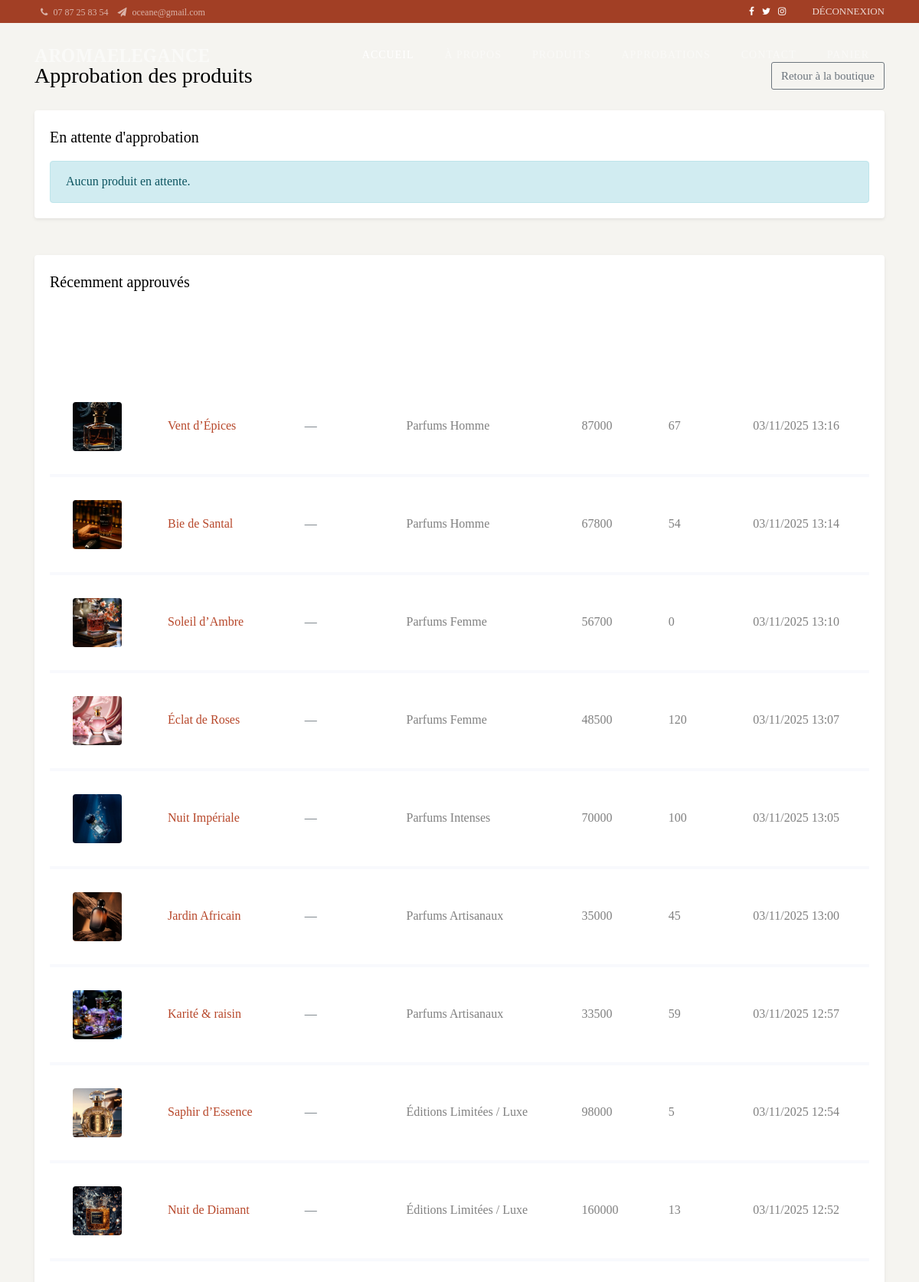
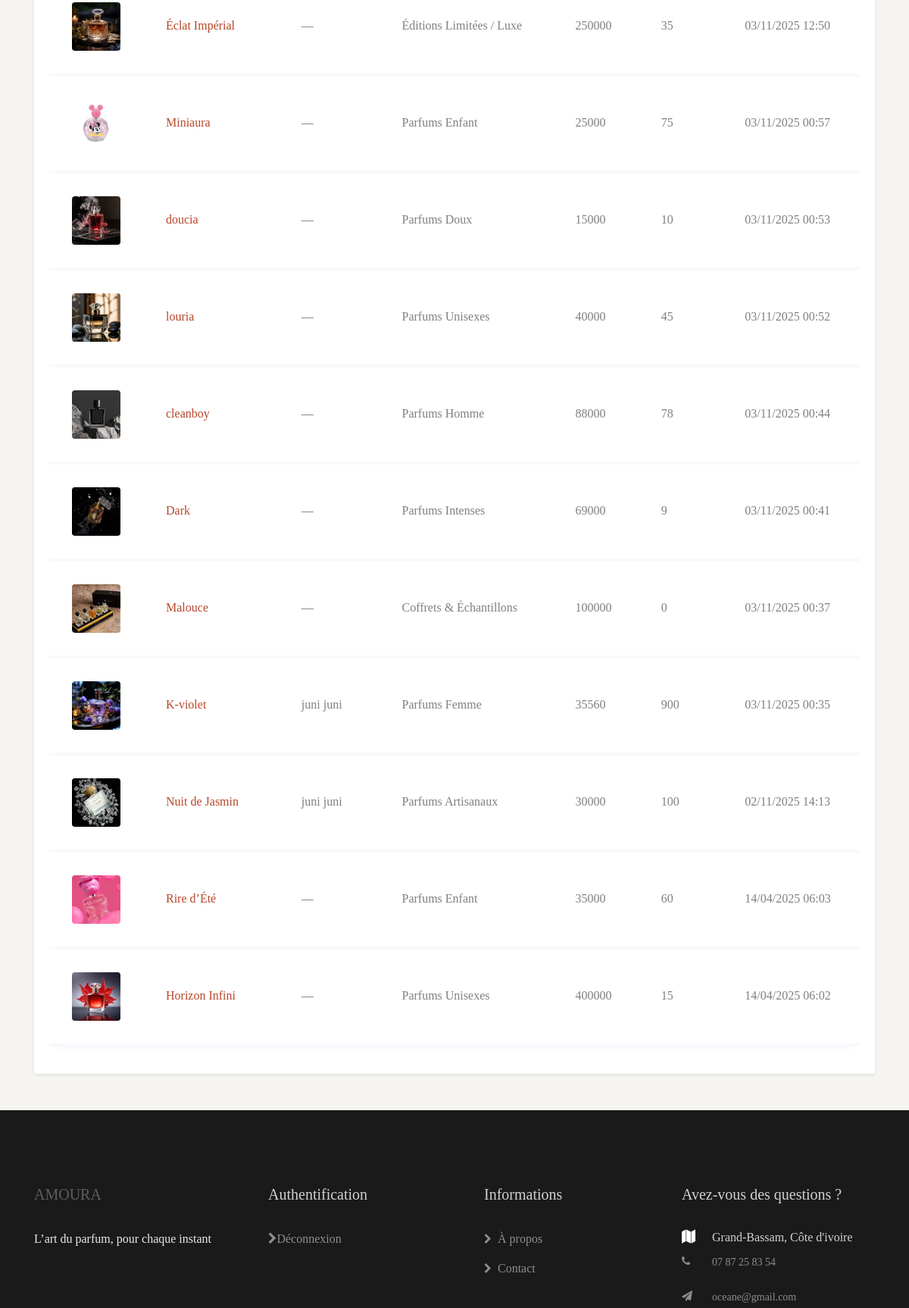
Screenshot of /produits/admin/approbations/ (signed in, upper part) with the database file from the repository (2 pictures, top to bottom).
### base/models.py (models this page shows, shortened)
class InformationsSite(models.Model):
    nom_site = models.CharField(max_length=100, default="Liquor Store")
    slogan = models.CharField(max_length=255, blank=True, null=True)
    description = models.TextField(blank=True, null=True)
    facebook_link = models.URLField(blank=True, null=True)
    twitter_link = models.URLField(blank=True, null=True)
    instagram_link = models.URLField(blank=True, null=True)
    dribbble_link = models.URLField(blank=True, null=True)
    adresse = models.CharField(max_length=255, blank=True, null=True)
    telephone = models.CharField(max_length=50, blank=True, null=True)
    email = models.EmailField(blank=True, null=True)
    updated_at = models.DateTimeField(auto_now=True)
    class Meta:
        verbose_name = "Information du Site"
        verbose_name_plural = "Informations du Site"

### produit/models.py (models this page shows, shortened)
class Produit(models.Model):
    nom = models.CharField(max_length=255)
    slug = models.SlugField(unique=True)
    image_liste = models.ImageField(upload_to="produits/liste/")
    image_banniere = models.ImageField(upload_to="produits/banniere/")
    vendeur = models.ForeignKey(settings.AUTH_USER_MODEL, on_delete=models.CASCADE, related_name="produits", null=True,
                                blank=True)
    approuve = models.BooleanField(default=False)
    rejete = models.BooleanField(default=False)
    prix = models.DecimalField(max_digits=10, decimal_places=2)
    prix_promo = models.DecimalField(max_digits=10, decimal_places=2, null=True, blank=True)
    presentation = models.TextField(help_text="Court texte en haut de page")
    description = models.TextField()
    fabricant = models.TextField()
    categorie = models.ForeignKey(CategorieProduit, on_delete=models.SET_NULL, null=True)
    stock = models.PositiveIntegerField(default=0)
    date_ajout = models.DateTimeField(auto_now_add=True)

class CategorieProduit(models.Model):
    nom = models.CharField(max_length=100)

### authentification/models.py (models this page shows, shortened)
class CustomUser(AbstractBaseUser, PermissionsMixin):
    email = models.EmailField(unique=True)
    prenom = models.CharField(max_length=100)
    nom = models.CharField(max_length=100)
    role = models.CharField(max_length=50, choices=ROLE_CHOICES, default='vendeur')
    is_active = models.BooleanField(default=False)
    is_admin = models.BooleanField(default=False)
    date_joined = models.DateTimeField(default=timezone.now)
    USERNAME_FIELD = 'email'
    REQUIRED_FIELDS = ['prenom', 'nom']
    objects = CustomUserManager()

### produit/views.py (the view)
# urls.py: path('admin/approbations/', admin_approbations_view, name='admin-approbations'),
@login_required
def admin_approbations_view(request):
    if not getattr(request.user, "is_admin", False):
        messages.error(request, "Accès réservé à l’administrateur.")
        return redirect("produits")
    en_attente = (Produit.objects
                  .select_related("categorie", "vendeur")
                  .filter(approuve=False, rejete=False)  # 👈 change ici
                  .order_by("-date_ajout"))
    approuves = (Produit.objects
                 .select_related("categorie", "vendeur")
                 .filter(approuve=True)
                 .order_by("-date_ajout")[:20])
    rejetes = (Produit.objects
               .select_related("categorie", "vendeur")
               .filter(rejete=True)
               .order_by("-date_ajout")[:20])
    return render(request, "produit/approuve.html", {
        "en_attente": en_attente,
        "approuves": approuves,
        "rejetes": rejetes,
    })

### base/context_processors.py (called while the page is built)
def informations_site(request):
    info = InformationsSite.objects.first()
    return {'infos_site': info}

### produit/templates/produit/approuve.html (shortened to what this page needs)
{% extends "base/base.html" %}
{% block content %}
<section class="py-5 bg-light">
  <div class="container">
    <div class="d-flex justify-content-between align-items-center mb-4">
      <h1 class="h3 mb-0">Approbation des produits</h1>
      <a href="{% url 'produits' %}" class="btn btn-outline-secondary">Retour à la boutique</a>
    </div>
    <div class="card border-0 shadow-sm mb-5">
      <div class="card-body">
        <h2 class="h5 mb-3">En attente d'approbation</h2>
        {% if en_attente %}
          <div class="table-responsive">
            <table class="table align-middle">
              <thead>
                <tr>
                  <th style="width:64px">Image</th>
                  <th>Nom</th>
                  <th>Vendeur</th>
                  <th>Catégorie</th>
                  <th>Prix</th>
                  <th>Stock</th>
                  <th class="text-end">Actions</th>
                </tr>
              </thead>
              <tbody>
                {% for p in en_attente %}
                <tr>
                  <td>
                    <img src="{{ p.image_liste.url }}" alt="{{ p.nom }}" class="rounded" style="width:64px;height:64px;object-fit:cover">
                  </td>
                  <td>{{ p.nom }}</td>
                  <td>
                    {% if p.vendeur %}
                      {{ p.vendeur.prenom }} {{ p.vendeur.nom }}<br>
                      <small class="text-muted">{{ p.vendeur.email }}</small>
                    {% else %}
                      <span class="text-muted">—</span>
                    {% endif %}
                  </td>
                  <td>{{ p.categorie.nom }}</td>
                  <td>{{ p.prix|floatformat:0 }} {% if p.prix_promo %}<small class="text-muted">(promo: {{ p.prix_promo|floatformat:0 }})</small>{% endif %}</td>
                  <td>{{ p.stock }}</td>
                  <td class="text-end">
                    <div class="d-inline-flex gap-2">
                      <form method="post" action="{% url 'admin-approbation-approuver' p.pk %}">
                        {% csrf_token %}
                        <button type="submit" class="btn btn-success btn-sm">Approuver</button>
                      </form>
                      <form method="post" action="{% url 'admin-approbation-rejeter' p.pk %}">
                        {% csrf_token %}
                        <button type="submit" class="btn btn-outline-danger btn-sm">Rejeter</button>
                      </form>
                    </div>
                  </td>
                </tr>
                {% endfor %}
              </tbody>
            </table>
          </div>
        {% else %}
          <div class="alert alert-info mb-0">Aucun produit en attente.</div>
        {% endif %}
      </div>
    </div>
    <div class="card border-0 shadow-sm">
      <div class="card-body">
        <h2 class="h5 mb-3">Récemment approuvés</h2>
        {% if approuves %}
          <div class="table-responsive">
            <table class="table align-middle">
              <thead>
                <tr>
                  <th style="width:64px">Image</th>
                  <th>Nom</th>
                  <th>Vendeur</th>
                  <th>Catégorie</th>
                  <th>Prix</th>
                  <th>Stock</th>
                  <th>Publié</th>
                </tr>
              </thead>
              <tbody>
                {% for p in approuves %}
                <tr>
                  <td><img src="{{ p.image_liste.url }}" alt="{{ p.nom }}" class="rounded" style="width:64px;height:64px;object-fit:cover"></td>
                  <td><a href="{% url 'produit-detail' p.slug %}" target="_blank">{{ p.nom }}</a></td>
                  <td>
                    {% if p.vendeur %}
                      {{ p.vendeur.prenom }} {{ p.vendeur.nom }}
                    {% else %}
                      <span class="text-muted">—</span>
                    {% endif %}
                  </td>
                  <td>{{ p.categorie.nom }}</td>
                  <td>{{ p.prix|floatformat:0 }}</td>
                  <td>{{ p.stock }}</td>
                  <td>{{ p.date_ajout|date:"d/m/Y H:i" }}</td>
                </tr>
                {% endfor %}
              </tbody>
            </table>
          </div>
        {% else %}
          <div class="alert alert-secondary mb-0">Aucun historique récent.</div>
        {% endif %}
      </div>
    </div>
  </div>
</section>
{% endblock %}

### base/templates/base/base.html (shortened to what this page needs)
{% load static %}
<!DOCTYPE html>
<html lang="en">
  <head>
    <link rel="stylesheet" href="https://stackpath.bootstrapcdn.com/font-awesome/4.7.0/css/font-awesome.min.css">
    <link rel="stylesheet" href="{% static 'css/animate.css' %}">
    <link rel="stylesheet" href="{% static 'css/owl.carousel.min.css' %}">
    <link rel="stylesheet" href="{% static 'css/owl.theme.default.min.css' %}">
    <link rel="stylesheet" href="{% static 'css/magnific-popup.css' %}">
    <link rel="stylesheet" href="{% static 'css/flaticon.css' %}">
    <link rel="stylesheet" href="{% static 'css/style.css' %}">
  </head>
  <body>
  	<div class="wrap">
			<div class="container">
				<div class="row">
					<div class="col-md-6 d-flex align-items-center">
						<p class="mb-0 phone pl-md-2">
							<a href="#" class="mr-2"><span class="fa fa-phone mr-1"></span> {{ infos_site.telephone }}</a>
							<a href="#"><span class="fa fa-paper-plane mr-1"></span> {{ infos_site.email }}</a>
						</p>
					</div>
					<div class="col-md-6 d-flex justify-content-md-end">
						<div class="social-media mr-4">
			    		<p class="mb-0 d-flex">
			    			<a href="{{ infos_site.facebook_link }}" class="d-flex align-items-center justify-content-center"><span class="fa fa-facebook"><i class="sr-only">Facebook</i></span></a>
			    			<a href="{{ infos_site.twitter_link }}" class="d-flex align-items-center justify-content-center"><span class="fa fa-twitter"><i class="sr-only">Twitter</i></span></a>
			    			<a href="{{ infos_site.instagram_link }}" class="d-flex align-items-center justify-content-center"><span class="fa fa-instagram"><i class="sr-only">Instagram</i></span></a>
			    		</p>
		        </div>
		        <div class="reg">
                    <p class="mb-0">
                        {% if user.is_authenticated %}
                           <a href="{% url 'logout' %}">Déconnexion</a>
                        {% else %}
                            <a href="{% url 'register' %}" class="mr-2">S'inscrire</a>
                            <a href="{% url 'login' %}">Se connecter</a>
                        {% endif %}
                    </p>
                </div>
					</div>
				</div>
			</div>
		</div>
	  <nav class="navbar navbar-expand-lg navbar-dark ftco_navbar bg-dark ftco-navbar-light" id="ftco-navbar">
	    <div class="container">
	      <a class="navbar-brand" href="{% url 'accueil' %}"><span>AromaElegance</span></a>
	      <div class="order-lg-last btn-group">
          <a href="#" class="btn-cart dropdown-toggle dropdown-toggle-split" data-toggle="dropdown" aria-haspopup="true" aria-expanded="false">
          </a>
	      <div class="collapse navbar-collapse" id="ftco-nav">
	        <ul class="navbar-nav ml-auto">
	          <li class="nav-item active"><a href="{% url 'accueil' %}" class="nav-link">Accueil</a></li>
	          <li class="nav-item"><a href="{% url 'about' %}" class="nav-link">À propos</a></li>
	          <li class="nav-item"><a href="{% url 'produits' %}" class="nav-link">Produits</a></li>
              {% if user.is_authenticated and user.is_admin %}
                 <li class="nav-item"><a href="{% url 'admin-approbations' %}" class="nav-link">Approbations</a></li>
              {% endif %}
	          <li class="nav-item"><a href="{% url 'contact' %}" class="nav-link">Contact</a></li>
              {% if user.is_authenticated %}
                <li class="nav-item"><a href="{% url 'panier' %}" class="nav-link">Panier</a></li>
              {% endif %}
	        </ul>
	      </div>
	    </div>
	  </nav>
  <main>
        {% block content %}
        {% endblock %}
  </main>
    <div class="toast-container position-fixed top-0 end-0 p-3 z-3">
  </div>
   <footer class="ftco-footer">
      <div class="container">
        <div class="row mb-5">
          <div class="col-sm-12 col-md">
            <div class="ftco-footer-widget mb-4">
              <h2 class="ftco-heading-2 logo"><a href="{% url 'accueil' %}"><span>Amoura</span></a></h2>
              <p>{{ infos_site.slogan }}</p>
              <ul class="ftco-footer-social list-unstyled mt-2">
              </ul>
            </div>
          </div>
          <div class="col-sm-12 col-md">
            <div class="ftco-footer-widget mb-4 ml-md-4">
                <h2 class="ftco-heading-2">Authentification</h2>
                <ul class="list-unstyled">
                    {% if user.is_authenticated %}
                        <li>
                            <a href="{% url 'logout' %}" class="fa fa-chevron-right mr-2">Déconnexion</a>
                        </li>
                    {% else %}
                        <li><a href="{% url 'register' %}"><span class="fa fa-chevron-right mr-2"></span>S'inscrire</a></li>
                        <li><a href="{% url 'login' %}"><span class="fa fa-chevron-right mr-2"></span>Connexion</a></li>
                    {% endif %}
                </ul>
            </div>
        </div>
          <div class="col-sm-12 col-md">
            <div class="ftco-footer-widget mb-4 ml-md-4">
              <h2 class="ftco-heading-2">Informations</h2>
              <ul class="list-unstyled">
                <li><a href="{% url 'about' %}"><span class="fa fa-chevron-right mr-2"></span>À propos</a></li>
                <li><a href="{% url 'contact' %}"><span class="fa fa-chevron-right mr-2"></span>Contact</a></li>
              </ul>
            </div>
          </div>
          <div class="col-sm-12 col-md">
              <div class="ftco-footer-widget mb-4">
            	<h2 class="ftco-heading-2">Avez-vous des questions ?</h2>
            	<div class="block-23 mb-3">
	              <ul>
	                <li><span class="icon fa fa-map marker"></span><span class="text">{{ infos_site.adresse }}</span></li>
	                <li><a href="tel:{{ infos_site.telephone }}"><span class="icon fa fa-phone"></span><span class="text">{{ infos_site.telephone }}</span></a></li>
	                <li><a href="mailto:{{ infos_site.email }}"><span class="icon fa fa-paper-plane pr-4"></span><span class="text">{{ infos_site.email }}</span></a></li>
	              </ul>
	            </div>
            </div>
          </div>
        </div>
      </div>
    </footer>
  </body>
</html>

### rows the page displays
InformationsSite: telephone "07 87 25 83 54", email "oceane@gmail.com", slogan "L’art du parfum, pour chaque instant", adresse "Grand-Bassam, Côte d'ivoire"
Produit: image_liste (picture), nom "Vent d’Épices", categorie.nom "Parfums Homme", prix "87000", stock "67", date_ajout "03/11/2025 13:16"
Produit: image_liste (picture), nom "Bie de Santal", categorie.nom "Parfums Homme", prix "67800", stock "54", date_ajout "03/11/2025 13:14"
Produit: image_liste (picture), nom "Soleil d’Ambre", categorie.nom "Parfums Femme", prix "56700", stock "0", date_ajout "03/11/2025 13:10"
Produit: image_liste (picture), nom "Éclat de Roses", categorie.nom "Parfums Femme", prix "48500", stock "120", date_ajout "03/11/2025 13:07"
Produit: image_liste (picture), nom "Nuit Impériale", categorie.nom "Parfums Intenses", prix "70000", stock "100", date_ajout "03/11/2025 13:05"
Produit: image_liste (picture), nom "Jardin Africain", categorie.nom "Parfums Artisanaux", prix "35000", stock "45", date_ajout "03/11/2025 13:00"
Produit: image_liste (picture), nom "Karité & raisin", categorie.nom "Parfums Artisanaux", prix "33500", stock "59", date_ajout "03/11/2025 12:57"
Produit: image_liste (picture), nom "Saphir d’Essence", categorie.nom "Éditions Limitées / Luxe", prix "98000", stock "5", date_ajout "03/11/2025 12:54"
Produit: image_liste (picture), nom "Nuit de Diamant", categorie.nom "Éditions Limitées / Luxe", prix "160000", stock "13", date_ajout "03/11/2025 12:52"
Produit: image_liste (picture), nom "Éclat Impérial", categorie.nom "Éditions Limitées / Luxe", prix "250000", stock "35", date_ajout "03/11/2025 12:50"
Produit: image_liste (picture), nom "Miniaura", categorie.nom "Parfums Enfant", prix "25000", stock "75", date_ajout "03/11/2025 00:57"
Produit: image_liste (picture), nom "doucia", categorie.nom "Parfums Doux", prix "15000", stock "10", date_ajout "03/11/2025 00:53"
Produit: image_liste (picture), nom "louria", categorie.nom "Parfums Unisexes", prix "40000", stock "45", date_ajout "03/11/2025 00:52"
Produit: image_liste (picture), nom "cleanboy", categorie.nom "Parfums Homme", prix "88000", stock "78", date_ajout "03/11/2025 00:44"
Produit: image_liste (picture), nom "Dark", categorie.nom "Parfums Intenses", prix "69000", stock "9", date_ajout "03/11/2025 00:41"
Produit: image_liste (picture), nom "Malouce", categorie.nom "Coffrets & Échantillons", prix "100000", stock "0", date_ajout "03/11/2025 00:37"
Produit: image_liste (picture), nom "K-violet", vendeur.prenom "juni", vendeur.nom "juni", categorie.nom "Parfums Femme", prix "35560", stock "900", date_ajout "03/11/2025 00:35"
Produit: image_liste (picture), nom "Nuit de Jasmin", vendeur.prenom "juni", vendeur.nom "juni", categorie.nom "Parfums Artisanaux", prix "30000", stock "100", date_ajout "02/11/2025 14:13"
Produit: image_liste (picture), nom "Rire d’Été", categorie.nom "Parfums Enfant", prix "35000", stock "60", date_ajout "14/04/2025 06:03"
Produit: image_liste (picture), nom "Horizon Infini", categorie.nom "Parfums Unisexes", prix "400000", stock "15", date_ajout "14/04/2025 06:02"
